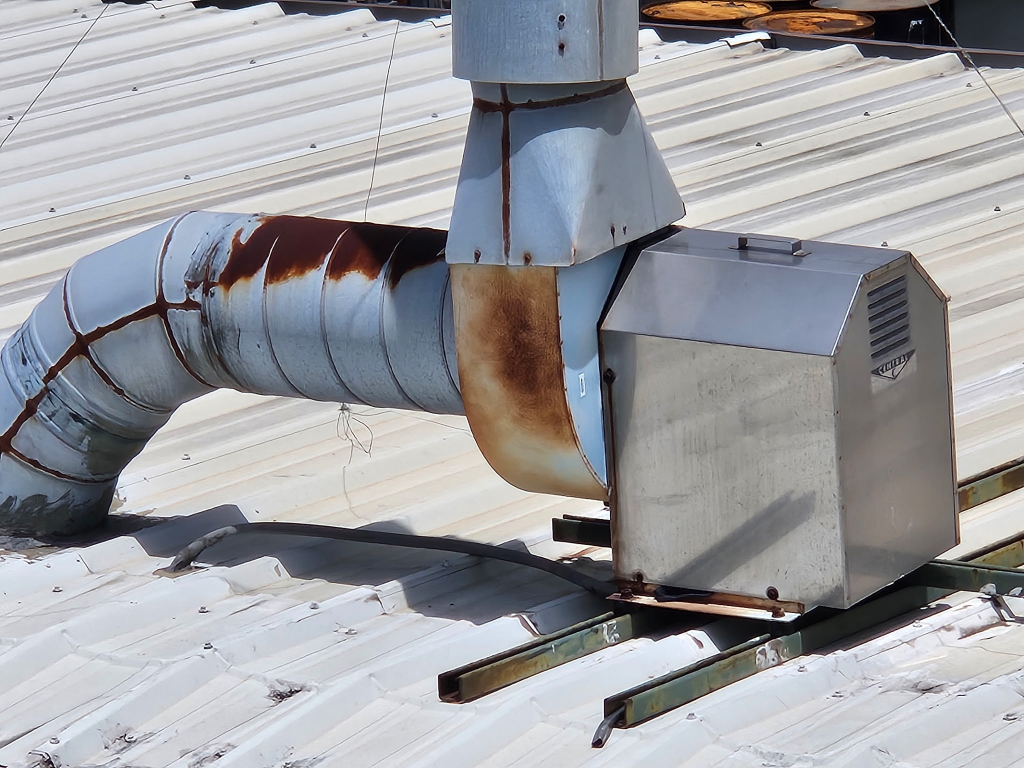
#> input picture images/20260729_132705.JPG, 2048 x 1536 px, given in place of Alltype Logo.png, which was not available (shown at 1/2 size)
$ python optimize-home-images.py
#> lines starting #> are read from the running program, lines starting #| are printed output that depends on the picture
"""Build display-sized WebP copies of the images used on the homepage."""

from pathlib import Path

from PIL import Image, ImageOps


ROOT = Path(__file__).resolve().parents[1] / "images"
OUTPUT = ROOT / "optimized"
OUTPUT.mkdir(exist_ok=True)

IMAGES = {
    "Alltype Logo.png": 440,
    "Alltype_HP1.jpg": 1600,
    "Alltype_HP2.jpg": 1600,
    "Alltype_HP3.jpg": 1600,
    "stock9.jpeg": 1100,
    "roofing1.jpeg": 1200,
    "commercial_construction.jpeg": 1200,
    "emergency_response.jpeg": 1200,
    "renovation.png": 1200,
    "storm_recovery.jpeg": 1200,
    "stock5.jpeg": 1000,
    "stock6.jpeg": 1000,
    "20260729_134656.jpg": 900,
    "20260729_132651.JPG": 900,
    "20260729_133123.JPG": 900,
    "20260729_134146.JPG": 900,
}

for filename, max_width in IMAGES.items():
    source = ROOT / filename
    target = OUTPUT / (Path(filename).stem.lower().replace(" ", "-") + ".webp")
    with Image.open(source) as original:
#> original is the input picture: PIL image 2048x1536 RGB; mean R, G, B 156.6, 157.1, 160.9
        image = ImageOps.exif_transpose(original)
        image = image.convert("RGBA" if "A" in image.getbands() else "RGB")
        if image.width > max_width:
            image.thumbnail((max_width, max_width * 3), Image.Resampling.LANCZOS)
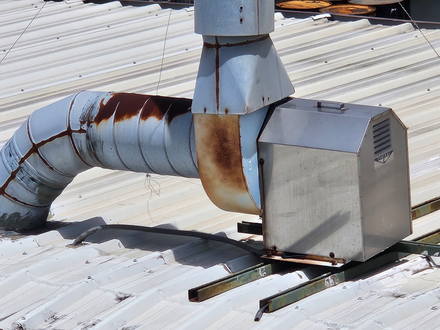
#> image: PIL image 440x330 RGB; mean R, G, B 156.8, 157.2, 161.1
        image.save(target, "WEBP", quality=78, method=6)
#> (the run stopped early here; a loop or call above may not have finished)

$ run again, on images/20260729_132714.JPG
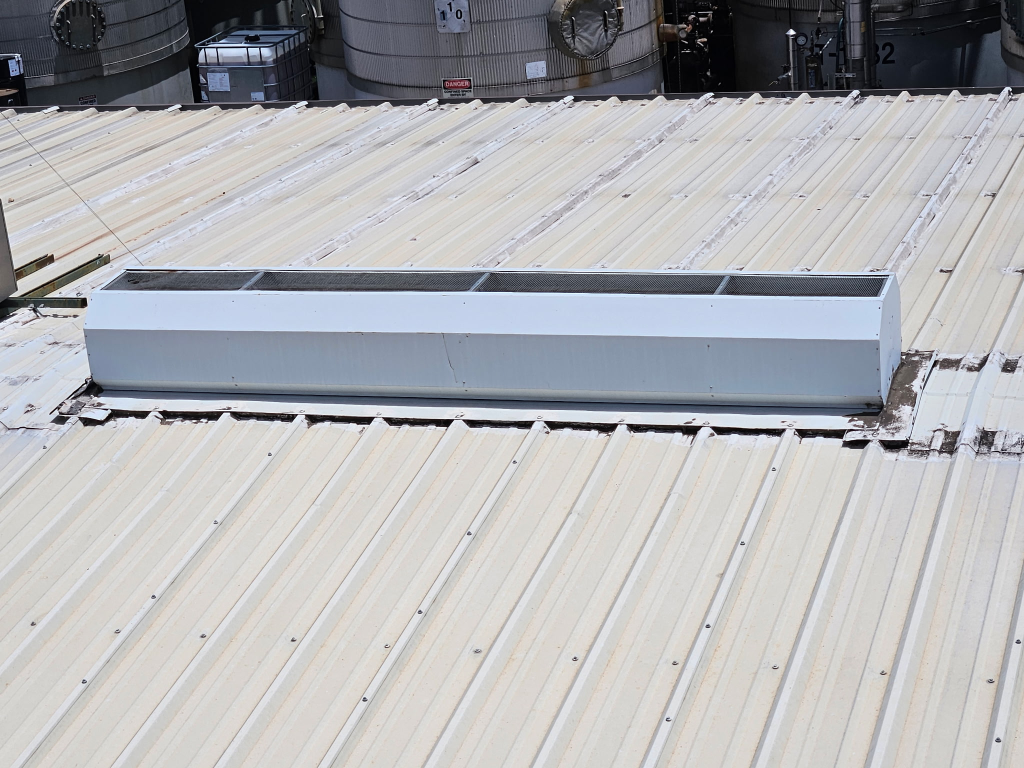
#> input picture images/20260729_132714.JPG, 2048 x 1536 px, given in place of Alltype Logo.png, which was not available (shown at 1/2 size)
#> original is the input picture: PIL image 2048x1536 RGB; mean R, G, B 176.8, 177.5, 180.2
#> `image.thumbnail((max_width, max_width * 3), Image.Resampling.LANCZOS)`:
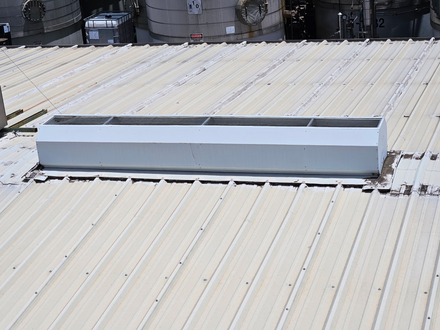
#> image: PIL image 440x330 RGB; mean R, G, B 176.9, 177.6, 180.3

$ run again, on images/20260729_133127.JPG
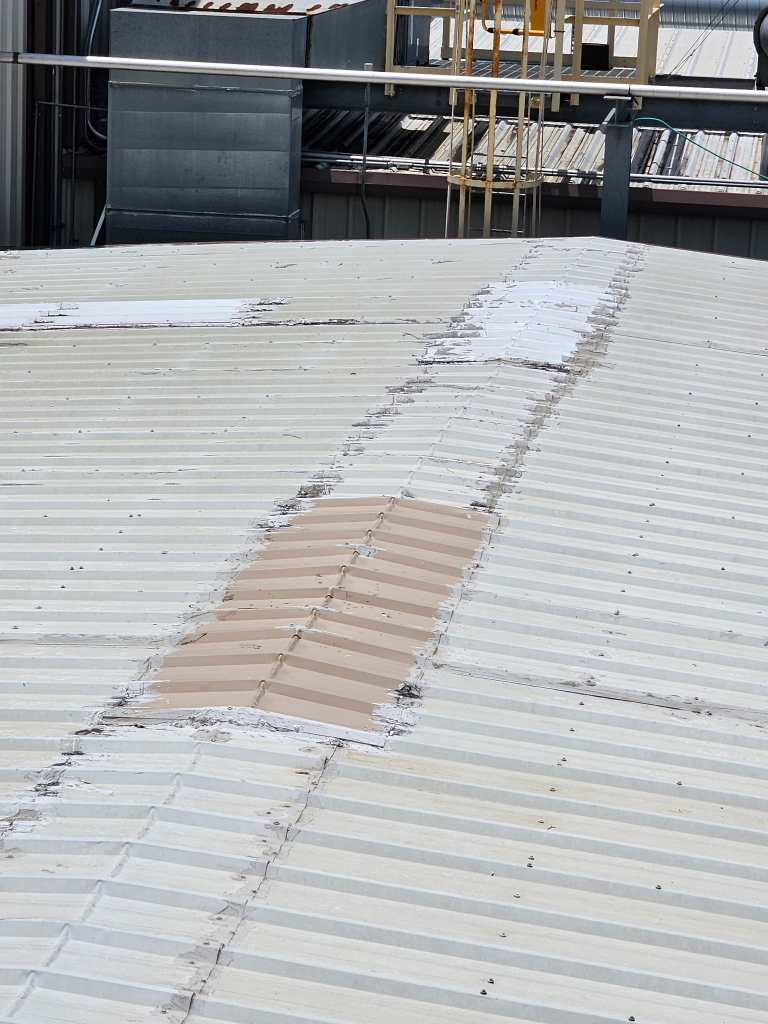
#> input picture images/20260729_133127.JPG, 1536 x 2048 px, given in place of Alltype Logo.png, which was not available (shown at 1/2 size)
#> original is the input picture: PIL image 1536x2048 RGB; mean R, G, B 170.5, 172, 173.1
#> `image.thumbnail((max_width, max_width * 3), Image.Resampling.LANCZOS)`:
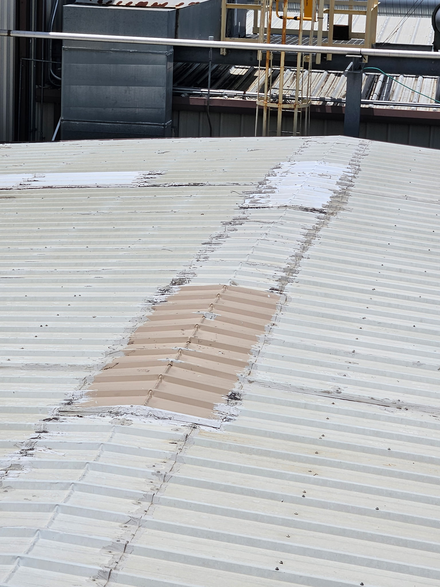
#> image: PIL image 440x587 RGB; mean R, G, B 170.5, 172, 173.1
